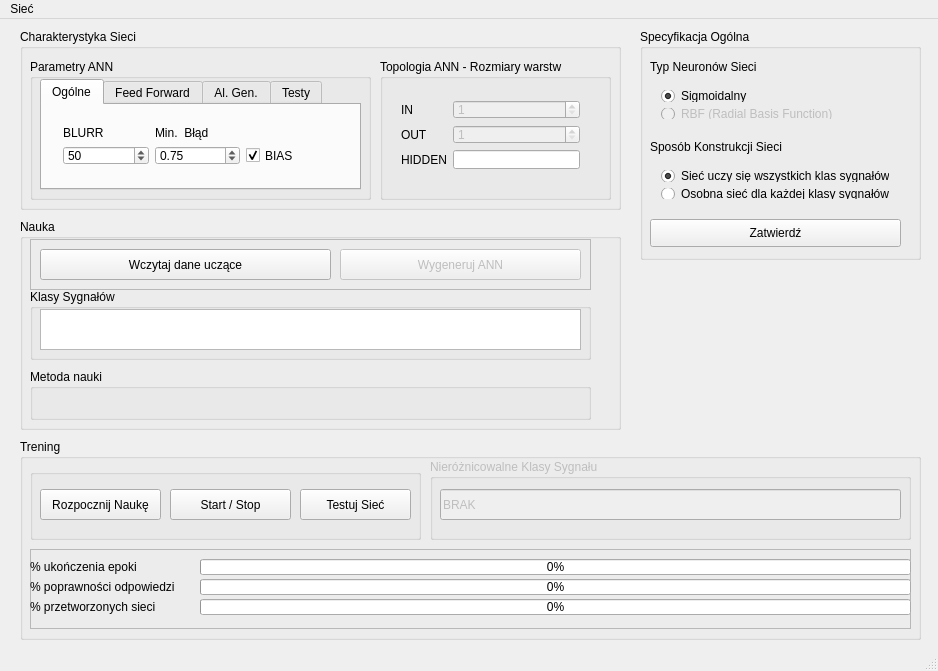
<?xml version="1.0" encoding="UTF-8"?>
<ui version="4.0">
 <class>MainWindow</class>
 <widget class="QMainWindow" name="MainWindow">
  <property name="geometry">
   <rect>
    <x>0</x>
    <y>0</y>
    <width>938</width>
    <height>671</height>
   </rect>
  </property>
  <property name="windowTitle">
   <string>MainWindow</string>
  </property>
  <property name="animated">
   <bool>false</bool>
  </property>
  <widget class="QWidget" name="centralWidget">
   <widget class="QGroupBox" name="groupBoxWayOfNetConstruct">
    <property name="geometry">
     <rect>
      <x>640</x>
      <y>10</y>
      <width>281</width>
      <height>231</height>
     </rect>
    </property>
    <property name="title">
     <string>Specyfikacja Ogólna</string>
    </property>
    <widget class="QWidget" name="verticalLayoutWidget_4">
     <property name="geometry">
      <rect>
       <x>10</x>
       <y>50</y>
       <width>251</width>
       <height>51</height>
      </rect>
     </property>
     <layout class="QVBoxLayout" name="verticalLayout_3">
      <item>
       <widget class="QRadioButton" name="radioButtonNeuronSigmoid">
        <property name="enabled">
         <bool>true</bool>
        </property>
        <property name="text">
         <string>Sigmoidalny</string>
        </property>
        <property name="checkable">
         <bool>true</bool>
        </property>
        <property name="checked">
         <bool>true</bool>
        </property>
       </widget>
      </item>
      <item>
       <widget class="QRadioButton" name="radioButtonNeuronRBF">
        <property name="enabled">
         <bool>false</bool>
        </property>
        <property name="text">
         <string>RBF (Radial Basis Function)</string>
        </property>
        <property name="checkable">
         <bool>true</bool>
        </property>
       </widget>
      </item>
     </layout>
    </widget>
    <widget class="QLabel" name="label_18">
     <property name="geometry">
      <rect>
       <x>10</x>
       <y>110</y>
       <width>151</width>
       <height>16</height>
      </rect>
     </property>
     <property name="text">
      <string>Sposób Konstrukcji Sieci</string>
     </property>
     <property name="alignment">
      <set>Qt::AlignLeading|Qt::AlignLeft|Qt::AlignVCenter</set>
     </property>
    </widget>
    <widget class="QWidget" name="verticalLayoutWidget_3">
     <property name="geometry">
      <rect>
       <x>10</x>
       <y>130</y>
       <width>250</width>
       <height>51</height>
      </rect>
     </property>
     <layout class="QVBoxLayout" name="verticalLayout">
      <item>
       <widget class="QRadioButton" name="radioButtonOneNetworkForAllClases">
        <property name="enabled">
         <bool>true</bool>
        </property>
        <property name="text">
         <string>Sieć uczy się wszystkich klas sygnałów</string>
        </property>
        <property name="checked">
         <bool>true</bool>
        </property>
       </widget>
      </item>
      <item>
       <widget class="QRadioButton" name="radioButtonNetworkForEachClass">
        <property name="enabled">
         <bool>true</bool>
        </property>
        <property name="text">
         <string>Osobna sieć dla każdej klasy sygnałów</string>
        </property>
        <property name="checked">
         <bool>false</bool>
        </property>
       </widget>
      </item>
     </layout>
    </widget>
    <widget class="QLabel" name="label_17">
     <property name="geometry">
      <rect>
       <x>10</x>
       <y>30</y>
       <width>151</width>
       <height>16</height>
      </rect>
     </property>
     <property name="text">
      <string>Typ Neuronów Sieci</string>
     </property>
     <property name="alignment">
      <set>Qt::AlignLeading|Qt::AlignLeft|Qt::AlignVCenter</set>
     </property>
    </widget>
    <widget class="QPushButton" name="pushButtonApplyConstruct">
     <property name="geometry">
      <rect>
       <x>10</x>
       <y>190</y>
       <width>251</width>
       <height>28</height>
      </rect>
     </property>
     <property name="text">
      <string>Zatwierdź</string>
     </property>
    </widget>
   </widget>
   <widget class="QGroupBox" name="groupBoxAllNetsControls">
    <property name="geometry">
     <rect>
      <x>20</x>
      <y>10</y>
      <width>601</width>
      <height>181</height>
     </rect>
    </property>
    <property name="title">
     <string>Charakterystyka Sieci</string>
    </property>
    <widget class="QGroupBox" name="groupBoxSpecifi">
     <property name="geometry">
      <rect>
       <x>10</x>
       <y>30</y>
       <width>341</width>
       <height>141</height>
      </rect>
     </property>
     <property name="title">
      <string>Parametry ANN</string>
     </property>
     <widget class="QTabWidget" name="tabWidget">
      <property name="geometry">
       <rect>
        <x>10</x>
        <y>20</y>
        <width>321</width>
        <height>111</height>
       </rect>
      </property>
      <property name="currentIndex">
       <number>0</number>
      </property>
      <widget class="QWidget" name="tab">
       <attribute name="title">
        <string>Ogólne</string>
       </attribute>
       <widget class="QWidget" name="verticalLayoutWidget">
        <property name="geometry">
         <rect>
          <x>10</x>
          <y>10</y>
          <width>291</width>
          <height>61</height>
         </rect>
        </property>
        <layout class="QVBoxLayout" name="verticalLayoutCharacteristics">
         <item>
          <layout class="QHBoxLayout" name="horizontalLayout_3">
           <item>
            <widget class="QLabel" name="label_4">
             <property name="text">
              <string>BLURR</string>
             </property>
            </widget>
           </item>
           <item>
            <widget class="QLabel" name="label_7">
             <property name="text">
              <string>Min.  Błąd</string>
             </property>
            </widget>
           </item>
           <item>
            <widget class="QLabel" name="label">
             <property name="text">
              <string/>
             </property>
            </widget>
           </item>
          </layout>
         </item>
         <item>
          <layout class="QHBoxLayout" name="horizontalLayoutSpinCharacteristics">
           <item>
            <widget class="QSpinBox" name="spinBoxBLURR">
             <property name="toolTip">
              <string>&lt;html&gt;&lt;head/&gt;&lt;body&gt;&lt;p&gt;Określa po ilu próbkach ma nastąpić obliczenie średniej wartości błędu.&lt;/p&gt;&lt;/body&gt;&lt;/html&gt;</string>
             </property>
             <property name="minimum">
              <number>1</number>
             </property>
             <property name="maximum">
              <number>10000</number>
             </property>
             <property name="value">
              <number>50</number>
             </property>
            </widget>
           </item>
           <item>
            <widget class="QDoubleSpinBox" name="doubleSpinBoxMIN_ERR">
             <property name="maximum">
              <double>1.000000000000000</double>
             </property>
             <property name="singleStep">
              <double>0.050000000000000</double>
             </property>
             <property name="value">
              <double>0.750000000000000</double>
             </property>
            </widget>
           </item>
           <item>
            <widget class="QCheckBox" name="checkBoxBIAS">
             <property name="enabled">
              <bool>true</bool>
             </property>
             <property name="text">
              <string>BIAS</string>
             </property>
             <property name="checked">
              <bool>true</bool>
             </property>
            </widget>
           </item>
          </layout>
         </item>
        </layout>
       </widget>
      </widget>
      <widget class="QWidget" name="tabFF">
       <attribute name="title">
        <string>Feed Forward</string>
       </attribute>
       <widget class="QWidget" name="verticalLayoutWidget_5">
        <property name="geometry">
         <rect>
          <x>10</x>
          <y>10</y>
          <width>291</width>
          <height>61</height>
         </rect>
        </property>
        <layout class="QVBoxLayout" name="verticalLayoutCharacteristics_3">
         <item>
          <layout class="QHBoxLayout" name="horizontalLayout_7">
           <item>
            <widget class="QLabel" name="label_23">
             <property name="text">
              <string>BETA</string>
             </property>
            </widget>
           </item>
           <item>
            <widget class="QLabel" name="label_24">
             <property name="text">
              <string>ALPHA</string>
             </property>
            </widget>
           </item>
           <item>
            <widget class="QLabel" name="label_25">
             <property name="text">
              <string>ETA</string>
             </property>
            </widget>
           </item>
          </layout>
         </item>
         <item>
          <layout class="QHBoxLayout" name="horizontalLayoutSpinCharacteristics_3">
           <item>
            <widget class="QDoubleSpinBox" name="doubleSpinBoxBETA">
             <property name="enabled">
              <bool>false</bool>
             </property>
             <property name="toolTip">
              <string>&lt;html&gt;&lt;head/&gt;&lt;body&gt;&lt;p&gt;&lt;span style=&quot; color:#008000;&quot;&gt;Wsp.&lt;/span&gt;&lt;span style=&quot; color:#c0c0c0;&quot;/&gt;&lt;span style=&quot; color:#008000;&quot;&gt;krzywej&lt;/span&gt;&lt;span style=&quot; color:#c0c0c0;&quot;/&gt;&lt;span style=&quot; color:#008000;&quot;&gt;aktywacji&lt;/span&gt;&lt;span style=&quot; color:#c0c0c0;&quot;/&gt;&lt;span style=&quot; color:#008000;&quot;&gt;||&lt;/span&gt;&lt;span style=&quot; color:#c0c0c0;&quot;/&gt;&lt;span style=&quot; color:#008000;&quot;&gt;brak&lt;/span&gt;&lt;/p&gt;&lt;/body&gt;&lt;/html&gt;</string>
             </property>
             <property name="specialValueText">
              <string/>
             </property>
             <property name="maximum">
              <double>10.000000000000000</double>
             </property>
             <property name="singleStep">
              <double>0.100000000000000</double>
             </property>
            </widget>
           </item>
           <item>
            <widget class="QDoubleSpinBox" name="doubleSpinBoxETA">
             <property name="toolTip">
              <string>&lt;html&gt;&lt;head/&gt;&lt;body&gt;&lt;p&gt;Współczynnik uczenia, który określa, jak bardzo wagi są korygowane przy każdej aktualizacji. DO IMPLEMENTACJI : W czasie uczenia eta przyjmuje najpierw wartość początkową, zmniejsza się do Niskiego Eta, a następnie wzrasta do Wysokiego Eta i znów spada do Niskiego Eta. Ostatnie dwa kroki są powtarzane do ukończenia uczenia.&lt;/p&gt;&lt;p&gt;Spadek Eta określa szybkość spadku eta wyrażoną przez liczbę cykli między Wysokim Eta a Niskim Eta. Określ wartości dla każdej opcji eta.&lt;/p&gt;&lt;/body&gt;&lt;/html&gt;</string>
             </property>
             <property name="maximum">
              <double>10.000000000000000</double>
             </property>
             <property name="singleStep">
              <double>0.100000000000000</double>
             </property>
             <property name="value">
              <double>0.100000000000000</double>
             </property>
            </widget>
           </item>
           <item>
            <widget class="QDoubleSpinBox" name="doubleSpinBoxALPHA">
             <property name="toolTip">
              <string>&lt;html&gt;&lt;head/&gt;&lt;body&gt;&lt;p&gt;Momentum wpływa na aktualizowanie wag podczas uczenia. &lt;span style=&quot; font-weight:600;&quot;&gt;Momentum&lt;/span&gt; sprzyja zmianom wag w stałym kierunku. Określ wartość z zakresu od 0 do 1. Wyższe wartości alfa zwiększają momentum, ograniczając tendencję do zmiany kierunku pod wpływem lokalnych zmienności danych.&lt;/p&gt;&lt;/body&gt;&lt;/html&gt;</string>
             </property>
             <property name="maximum">
              <double>1.000000000000000</double>
             </property>
             <property name="singleStep">
              <double>0.100000000000000</double>
             </property>
             <property name="value">
              <double>0.100000000000000</double>
             </property>
            </widget>
           </item>
          </layout>
         </item>
        </layout>
       </widget>
      </widget>
      <widget class="QWidget" name="tabAlGen">
       <attribute name="title">
        <string>Al. Gen.</string>
       </attribute>
       <widget class="QWidget" name="verticalLayoutWidget_6">
        <property name="geometry">
         <rect>
          <x>10</x>
          <y>10</y>
          <width>291</width>
          <height>61</height>
         </rect>
        </property>
        <layout class="QVBoxLayout" name="verticalLayoutCharacteristics_4">
         <item>
          <layout class="QHBoxLayout" name="horizontalLayout_4">
           <item>
            <widget class="QLabel" name="label_27">
             <property name="text">
              <string>Mut. Rate</string>
             </property>
            </widget>
           </item>
           <item>
            <widget class="QLabel" name="label_2">
             <property name="text">
              <string>Przeżyw.</string>
             </property>
            </widget>
           </item>
           <item>
            <widget class="QLabel" name="label_3">
             <property name="text">
              <string>Populacja</string>
             </property>
            </widget>
           </item>
          </layout>
         </item>
         <item>
          <layout class="QHBoxLayout" name="horizontalLayoutSpinCharacteristics_4">
           <item>
            <widget class="QDoubleSpinBox" name="doubleSpinBoxMutationVal">
             <property name="maximum">
              <double>1.000000000000000</double>
             </property>
             <property name="singleStep">
              <double>0.010000000000000</double>
             </property>
             <property name="value">
              <double>0.050000000000000</double>
             </property>
            </widget>
           </item>
           <item>
            <widget class="QDoubleSpinBox" name="doubleSpinBoxSurviveRate">
             <property name="maximum">
              <double>1.000000000000000</double>
             </property>
             <property name="singleStep">
              <double>0.010000000000000</double>
             </property>
             <property name="value">
              <double>0.450000000000000</double>
             </property>
            </widget>
           </item>
           <item>
            <widget class="QSpinBox" name="spinBoxPopulationSize">
             <property name="minimum">
              <number>2</number>
             </property>
             <property name="maximum">
              <number>200</number>
             </property>
             <property name="value">
              <number>30</number>
             </property>
             <property name="displayIntegerBase">
              <number>10</number>
             </property>
            </widget>
           </item>
          </layout>
         </item>
        </layout>
       </widget>
      </widget>
      <widget class="QWidget" name="tab_2">
       <attribute name="title">
        <string>Testy</string>
       </attribute>
       <widget class="QWidget" name="verticalLayoutWidget_7">
        <property name="geometry">
         <rect>
          <x>10</x>
          <y>10</y>
          <width>111</width>
          <height>61</height>
         </rect>
        </property>
        <layout class="QVBoxLayout" name="verticalLayoutCharacteristics_5">
         <item>
          <layout class="QHBoxLayout" name="horizontalLayout_5">
           <item>
            <widget class="QLabel" name="label_28">
             <property name="text">
              <string>Próg Podstawowy</string>
             </property>
            </widget>
           </item>
          </layout>
         </item>
         <item>
          <layout class="QHBoxLayout" name="horizontalLayoutSpinTests">
           <item>
            <widget class="QDoubleSpinBox" name="doubleSpinBoxBasicThreshold">
             <property name="whatsThis">
              <string>&lt;html&gt;&lt;head/&gt;&lt;body&gt;&lt;p&gt;Jeśli dla sieci nauczonej reakcji na klasę sygnału A, nastąpi równocześnie pobudliwość na sygnał klasy B, i zostanie przekroczony ten próg, to informacja o plikach sygnałów wejściowych dla których wystąpiło przekroczenie zostanie umieszczona w pliku .log&lt;/p&gt;&lt;/body&gt;&lt;/html&gt;</string>
             </property>
             <property name="maximum">
              <double>1.000000000000000</double>
             </property>
             <property name="singleStep">
              <double>0.010000000000000</double>
             </property>
             <property name="value">
              <double>0.500000000000000</double>
             </property>
            </widget>
           </item>
          </layout>
         </item>
        </layout>
       </widget>
      </widget>
     </widget>
    </widget>
    <widget class="QGroupBox" name="groupBoxTopology">
     <property name="geometry">
      <rect>
       <x>360</x>
       <y>30</y>
       <width>231</width>
       <height>141</height>
      </rect>
     </property>
     <property name="title">
      <string>Topologia ANN - Rozmiary warstw</string>
     </property>
     <widget class="QWidget" name="formLayoutWidget">
      <property name="geometry">
       <rect>
        <x>10</x>
        <y>30</y>
        <width>201</width>
        <height>91</height>
       </rect>
      </property>
      <layout class="QFormLayout" name="formLayout">
       <item row="0" column="0">
        <widget class="QLabel" name="label_21">
         <property name="text">
          <string>IN</string>
         </property>
        </widget>
       </item>
       <item row="0" column="1">
        <widget class="QSpinBox" name="spinBoxInputLayerSize">
         <property name="enabled">
          <bool>false</bool>
         </property>
         <property name="toolTip">
          <string>&lt;html&gt;&lt;head/&gt;&lt;body&gt;&lt;p&gt;Ilość neuronów w warstwie wejściowej. Zdeterminowana jest rozmiarem wektorów uczących.&lt;/p&gt;&lt;/body&gt;&lt;/html&gt;</string>
         </property>
         <property name="minimum">
          <number>1</number>
         </property>
         <property name="maximum">
          <number>10000</number>
         </property>
        </widget>
       </item>
       <item row="1" column="0">
        <widget class="QLabel" name="label_22">
         <property name="text">
          <string>OUT</string>
         </property>
        </widget>
       </item>
       <item row="1" column="1">
        <widget class="QSpinBox" name="spinBoxOutputLayerSize">
         <property name="enabled">
          <bool>false</bool>
         </property>
         <property name="toolTip">
          <string>&lt;html&gt;&lt;head/&gt;&lt;body&gt;&lt;p&gt;Ilość neuronów w warstwie wyjściowej. Zdeterminowana przyjętą polityką nauki.&lt;/p&gt;&lt;/body&gt;&lt;/html&gt;</string>
         </property>
         <property name="minimum">
          <number>1</number>
         </property>
         <property name="maximum">
          <number>1000</number>
         </property>
        </widget>
       </item>
       <item row="2" column="1">
        <widget class="QLineEdit" name="lineEditNumOfHiddLays">
         <property name="enabled">
          <bool>true</bool>
         </property>
         <property name="sizePolicy">
          <sizepolicy hsizetype="Preferred" vsizetype="Fixed">
           <horstretch>0</horstretch>
           <verstretch>0</verstretch>
          </sizepolicy>
         </property>
         <property name="toolTip">
          <string>&lt;html&gt;&lt;head/&gt;&lt;body&gt;&lt;p&gt;Kolejne rozmiary warstw ukrytych sieci.&lt;/p&gt;&lt;/body&gt;&lt;/html&gt;</string>
         </property>
        </widget>
       </item>
       <item row="2" column="0">
        <widget class="QLabel" name="label_26">
         <property name="text">
          <string>HIDDEN</string>
         </property>
        </widget>
       </item>
      </layout>
     </widget>
    </widget>
   </widget>
   <widget class="QGroupBox" name="groupBoxTraining">
    <property name="geometry">
     <rect>
      <x>20</x>
      <y>420</y>
      <width>901</width>
      <height>201</height>
     </rect>
    </property>
    <property name="title">
     <string>Trening</string>
    </property>
    <widget class="QGroupBox" name="groupBoxButtonsStartAndTest">
     <property name="geometry">
      <rect>
       <x>10</x>
       <y>30</y>
       <width>391</width>
       <height>71</height>
      </rect>
     </property>
     <property name="title">
      <string/>
     </property>
     <widget class="QPushButton" name="pushButtonStartNetworkLearning">
      <property name="geometry">
       <rect>
        <x>10</x>
        <y>20</y>
        <width>121</width>
        <height>31</height>
       </rect>
      </property>
      <property name="text">
       <string>Rozpocznij Naukę</string>
      </property>
     </widget>
     <widget class="QPushButton" name="pushButtonTestNetwork">
      <property name="geometry">
       <rect>
        <x>270</x>
        <y>20</y>
        <width>111</width>
        <height>31</height>
       </rect>
      </property>
      <property name="text">
       <string>Testuj Sieć</string>
      </property>
     </widget>
     <widget class="QPushButton" name="pushButtonPauseLearn">
      <property name="geometry">
       <rect>
        <x>140</x>
        <y>20</y>
        <width>121</width>
        <height>31</height>
       </rect>
      </property>
      <property name="toolTip">
       <string>&lt;html&gt;&lt;head/&gt;&lt;body&gt;&lt;p&gt;Przycisk ten przy FF dokonuje zatrzymania procesu, i jego ponownego odpalenia po ponownym kliknięciu . Istnieje możliwość zapisania częściowo nauczonych sieci. W przypadku algorytmów genetycznych zatrzymanie procesu spowoduje zwrócenie najlepiej dostosowanego osobnika / osobników. UWAGA: Populacje robocze ulegają usunięciu.&lt;/p&gt;&lt;/body&gt;&lt;/html&gt;</string>
      </property>
      <property name="text">
       <string>Start / Stop</string>
      </property>
     </widget>
    </widget>
    <widget class="QGroupBox" name="groupBoxNonDiffClasesView">
     <property name="enabled">
      <bool>false</bool>
     </property>
     <property name="geometry">
      <rect>
       <x>410</x>
       <y>20</y>
       <width>481</width>
       <height>81</height>
      </rect>
     </property>
     <property name="acceptDrops">
      <bool>true</bool>
     </property>
     <property name="title">
      <string>Nieróżnicowalne Klasy Sygnału</string>
     </property>
     <widget class="QLineEdit" name="lineEditDistinction">
      <property name="enabled">
       <bool>false</bool>
      </property>
      <property name="geometry">
       <rect>
        <x>10</x>
        <y>30</y>
        <width>461</width>
        <height>31</height>
       </rect>
      </property>
      <property name="sizePolicy">
       <sizepolicy hsizetype="Fixed" vsizetype="Fixed">
        <horstretch>0</horstretch>
        <verstretch>0</verstretch>
       </sizepolicy>
      </property>
      <property name="toolTip">
       <string>&lt;html&gt;&lt;head/&gt;&lt;body&gt;&lt;p&gt;Kolejne rozmiary warstw ukrytych sieci.&lt;/p&gt;&lt;/body&gt;&lt;/html&gt;</string>
      </property>
      <property name="text">
       <string>BRAK</string>
      </property>
     </widget>
    </widget>
    <widget class="QFrame" name="frame">
     <property name="geometry">
      <rect>
       <x>10</x>
       <y>110</y>
       <width>881</width>
       <height>80</height>
      </rect>
     </property>
     <property name="frameShape">
      <enum>QFrame::StyledPanel</enum>
     </property>
     <property name="frameShadow">
      <enum>QFrame::Raised</enum>
     </property>
     <widget class="QLabel" name="label_6">
      <property name="geometry">
       <rect>
        <x>0</x>
        <y>10</y>
        <width>171</width>
        <height>16</height>
       </rect>
      </property>
      <property name="text">
       <string>% ukończenia epoki</string>
      </property>
      <property name="alignment">
       <set>Qt::AlignLeading|Qt::AlignLeft|Qt::AlignVCenter</set>
      </property>
     </widget>
     <widget class="QLabel" name="label_8">
      <property name="geometry">
       <rect>
        <x>0</x>
        <y>30</y>
        <width>161</width>
        <height>16</height>
       </rect>
      </property>
      <property name="text">
       <string>% poprawności odpowiedzi</string>
      </property>
      <property name="alignment">
       <set>Qt::AlignLeading|Qt::AlignLeft|Qt::AlignVCenter</set>
      </property>
     </widget>
     <widget class="QLabel" name="label_9">
      <property name="geometry">
       <rect>
        <x>0</x>
        <y>50</y>
        <width>161</width>
        <height>16</height>
       </rect>
      </property>
      <property name="text">
       <string>% przetworzonych sieci</string>
      </property>
      <property name="alignment">
       <set>Qt::AlignLeading|Qt::AlignLeft|Qt::AlignVCenter</set>
      </property>
     </widget>
     <widget class="QProgressBar" name="progressBarEpoch">
      <property name="geometry">
       <rect>
        <x>170</x>
        <y>10</y>
        <width>711</width>
        <height>16</height>
       </rect>
      </property>
      <property name="value">
       <number>0</number>
      </property>
     </widget>
     <widget class="QProgressBar" name="progressBarError">
      <property name="geometry">
       <rect>
        <x>170</x>
        <y>30</y>
        <width>711</width>
        <height>16</height>
       </rect>
      </property>
      <property name="toolTip">
       <string>&lt;html&gt;&lt;head/&gt;&lt;body&gt;&lt;p&gt;&lt;span style=&quot; font-weight:600;&quot;&gt;Uwaga&lt;/span&gt;. Zbyt wysoka wartość może wiązać się z przeuczeniem sieci.&lt;/p&gt;&lt;/body&gt;&lt;/html&gt;</string>
      </property>
      <property name="whatsThis">
       <string>&lt;html&gt;&lt;head/&gt;&lt;body&gt;&lt;p&gt;&lt;br/&gt;&lt;/p&gt;&lt;/body&gt;&lt;/html&gt;</string>
      </property>
      <property name="value">
       <number>0</number>
      </property>
     </widget>
     <widget class="QProgressBar" name="progressBarNetworkTrained">
      <property name="geometry">
       <rect>
        <x>170</x>
        <y>50</y>
        <width>711</width>
        <height>16</height>
       </rect>
      </property>
      <property name="value">
       <number>0</number>
      </property>
     </widget>
    </widget>
   </widget>
   <widget class="QGroupBox" name="groupBoxLearn">
    <property name="geometry">
     <rect>
      <x>20</x>
      <y>200</y>
      <width>601</width>
      <height>211</height>
     </rect>
    </property>
    <property name="title">
     <string>Nauka</string>
    </property>
    <widget class="QFrame" name="frameLoadGenerate">
     <property name="geometry">
      <rect>
       <x>10</x>
       <y>20</y>
       <width>561</width>
       <height>51</height>
      </rect>
     </property>
     <property name="frameShape">
      <enum>QFrame::StyledPanel</enum>
     </property>
     <property name="frameShadow">
      <enum>QFrame::Raised</enum>
     </property>
     <widget class="QPushButton" name="pushButtonLoadDataset">
      <property name="geometry">
       <rect>
        <x>10</x>
        <y>10</y>
        <width>291</width>
        <height>31</height>
       </rect>
      </property>
      <property name="text">
       <string>Wczytaj dane uczące</string>
      </property>
     </widget>
     <widget class="QPushButton" name="pushButtonGenerateNetwork">
      <property name="enabled">
       <bool>false</bool>
      </property>
      <property name="geometry">
       <rect>
        <x>310</x>
        <y>10</y>
        <width>241</width>
        <height>31</height>
       </rect>
      </property>
      <property name="text">
       <string>Wygeneruj ANN</string>
      </property>
     </widget>
    </widget>
    <widget class="QGroupBox" name="groupBox">
     <property name="geometry">
      <rect>
       <x>10</x>
       <y>70</y>
       <width>561</width>
       <height>71</height>
      </rect>
     </property>
     <property name="title">
      <string>Klasy Sygnałów</string>
     </property>
     <widget class="QTextBrowser" name="textBrowserSignalClasses">
      <property name="enabled">
       <bool>true</bool>
      </property>
      <property name="geometry">
       <rect>
        <x>10</x>
        <y>20</y>
        <width>541</width>
        <height>41</height>
       </rect>
      </property>
     </widget>
    </widget>
    <widget class="QGroupBox" name="groupBoxLearningMethod">
     <property name="enabled">
      <bool>true</bool>
     </property>
     <property name="geometry">
      <rect>
       <x>10</x>
       <y>150</y>
       <width>561</width>
       <height>51</height>
      </rect>
     </property>
     <property name="title">
      <string>Metoda nauki</string>
     </property>
     <widget class="QWidget" name="horizontalLayoutWidget">
      <property name="geometry">
       <rect>
        <x>10</x>
        <y>20</y>
        <width>531</width>
        <height>22</height>
       </rect>
      </property>
      <layout class="QHBoxLayout" name="horizontalLayout">
       <item>
        <widget class="QRadioButton" name="radioButtonFeedForward">
         <property name="enabled">
          <bool>true</bool>
         </property>
         <property name="text">
          <string>Feed Forward</string>
         </property>
         <property name="checked">
          <bool>true</bool>
         </property>
        </widget>
       </item>
       <item>
        <widget class="QRadioButton" name="radioButtonGeneticAlg">
         <property name="enabled">
          <bool>true</bool>
         </property>
         <property name="text">
          <string>Algorytm Genetyczny</string>
         </property>
         <property name="checked">
          <bool>false</bool>
         </property>
        </widget>
       </item>
      </layout>
     </widget>
    </widget>
   </widget>
  </widget>
  <widget class="QMenuBar" name="menuBar">
   <property name="geometry">
    <rect>
     <x>0</x>
     <y>0</y>
     <width>938</width>
     <height>26</height>
    </rect>
   </property>
   <widget class="QMenu" name="menuPlik">
    <property name="title">
     <string>Sieć</string>
    </property>
    <addaction name="actionNowa_Sie"/>
    <addaction name="actionWczytaj_Sie"/>
    <addaction name="actionZapisz_Sie"/>
   </widget>
   <addaction name="menuPlik"/>
  </widget>
  <widget class="QStatusBar" name="statusBar"/>
  <action name="actionWczytaj_Sie">
   <property name="text">
    <string>Wczytaj</string>
   </property>
  </action>
  <action name="actionZapisz_Sie">
   <property name="text">
    <string>Zapisz</string>
   </property>
  </action>
  <action name="actionNowa_Sie">
   <property name="text">
    <string>Nowa</string>
   </property>
  </action>
 </widget>
 <layoutdefault spacing="6" margin="11"/>
 <resources/>
 <connections/>
</ui>
